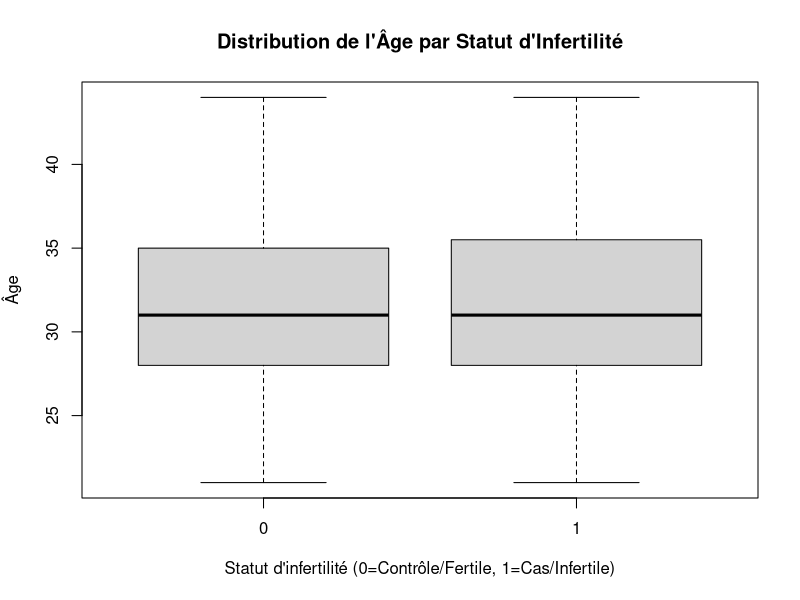

Source code (R):
# Analyse descriptive 
# Chargement des données (le jeu 'infert' est intégré à R)
data(infert)

# Inspection rapide avant de commencer 
str(infert)
summary(infert)
View(infert) # Pour visualiser les données

# On crée une fonction pour les statistiques descriptives
# Cette fonction calcule les statistiques pour une variable donnée
# Moyenne, Médiane, Écart-type sont calculés uniquement si la variable est numérique
# Mode et Fréquence sont calculés pour toutes les variables
summary_stats <- function(x) {
  var_type <- class(x)
  # Calcul du Mode (valeur la plus fréquente)
  mode_table <- table(x)
  mode_value <- names(sort(mode_table, decreasing = TRUE))[1]
  mode_freq <- max(mode_table)
  
  # Calcul des statistiques numériques 
  if (is.numeric(x) || is.integer(x)) {
    moy <- mean(x, na.rm=TRUE)
    med <- median(x, na.rm=TRUE)
    sd_val <- sd(x, na.rm=TRUE)
  } else {
    # NA pour les variables qualitatives (éducation)
    moy <- NA
    med <- NA
    sd_val <- NA
  }
  
  # Fréquence (nombre d'observations non manquantes)
  freq <- length(x) - sum(is.na(x))
  
  return(data.frame(
    Type = var_type,
    Moyenne = moy,
    Mediane = med,
    Ecart_type = sd_val,
    Mode = mode_value,
    Mode_freq = mode_freq,
    Frequence = freq
  ))
}

# Variables à inclure dans le tableau descriptif 
# On exclu stratum et pooled.stratum car variable pas intéressante pour une analyse descriptive

variables_a_analyser <- c("age", "parity", "induced", "case", "spontaneous", "education")

df_subset <- infert[, variables_a_analyser]

# Application de la fonction à chaque colonne pour créer le tableau de synthèse
resultats <- lapply(df_subset, summary_stats)
resultats_df <- do.call(rbind, resultats)
rownames(resultats_df) <- variables_a_analyser
View(resultats_df)

# 2. Croisement par groupe

# On installe dplyr si ce n'est pas déjà fait et on charge ensuite la librairie

library(dplyr)

# Facteur de groupe que l'on a choisi : 'case'  qui est le statut d'infertilité
# On compare les variables par Cas (1) = femme infertile vs Contrôles (0) = femme fertile

# Comparaison des Variables quantitatifs par groupe 'case'
resultats_quantitatifs_par_case <- infert |>
  group_by(case) |>
  summarise(
    N_groupe = n(),
    age_mean = mean(age, na.rm = TRUE),
    age_sd = sd(age, na.rm = TRUE),
    parity_mean = mean(parity, na.rm = TRUE),
    parity_sd = sd(parity, na.rm = TRUE),
    spontaneous_mean = mean(spontaneous, na.rm = TRUE),
    spontaneous_sd = sd(spontaneous, na.rm = TRUE)
  )
# On peux aussi utiliser View(resultats_quantitatifs_par_case) si on le préfère
print(resultats_quantitatifs_par_case)

# Comparaison de la variable qualitative 'education' par groupe 'case'
# On utilise la fonction 'table' pour obtenir les fréquences croisées.

table_croisee <- table(infert$case, infert$education)

#On peux aussi utiliser View ici
print(table_croisee)

# Pour une meilleure interprétation on calcule les pourcentages par colonne (chaque groupe 'case' totalise les 100%)
# La fonction prop.table(table_croisee, margin = 1) nous calcule les proportions par ligne

proportions_education <- prop.table(table_croisee, margin = 1) * 100
print(proportions_education)

# 4. On va maintenant faire un boxplot pour montrer les résultats de l'étude utile pour notre diapo
boxplot(age ~ case, data = infert, 
        main = "Distribution de l'Âge par Statut d'Infertilité",
        xlab = "Statut d'infertilité (0=Contrôle/Fertile, 1=Cas/Infertile)",
        ylab = "Âge")
